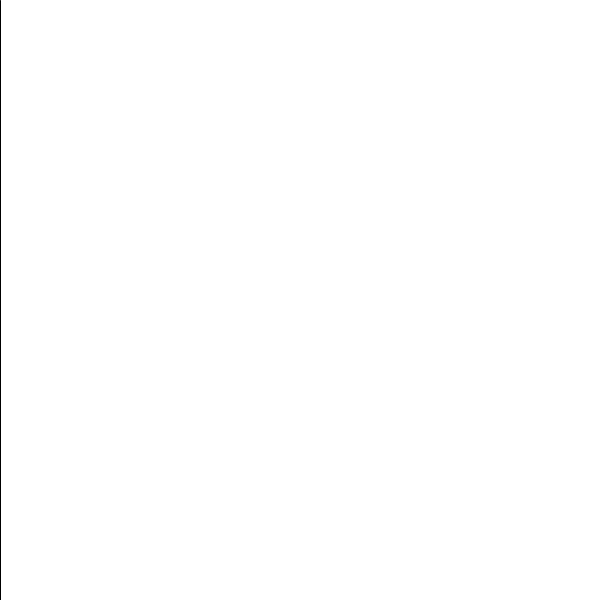
Frame 1 (no input)
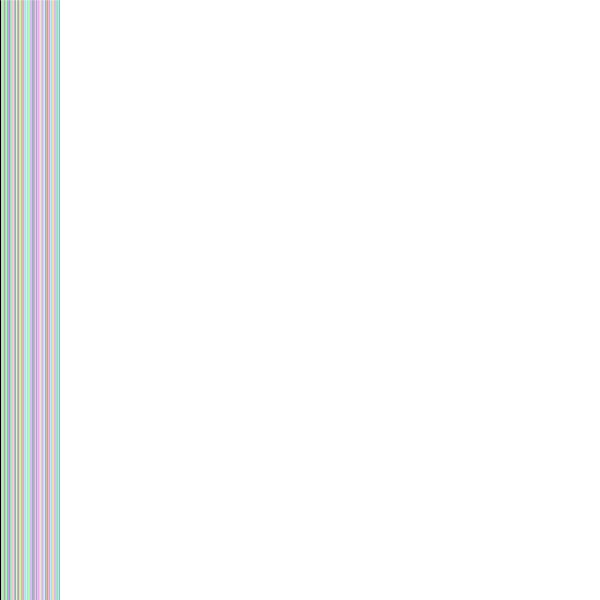
Frame 60 (the mouse pressed at the canvas centre just before this capture)
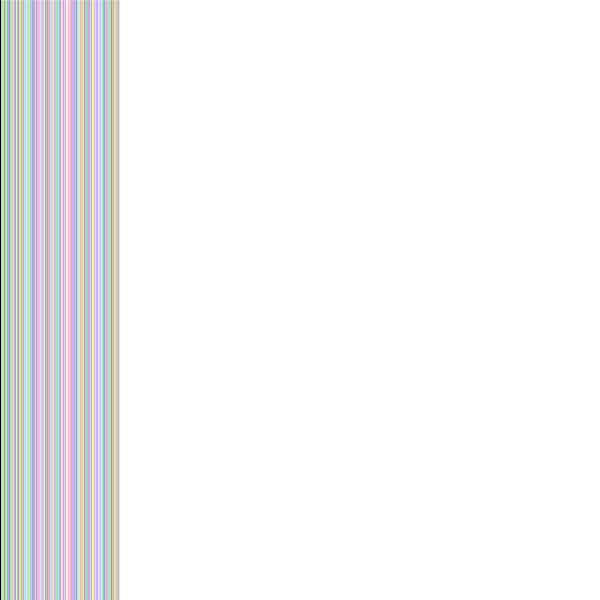
Frame 120 (the mouse held since frame 60 and released just before this capture)

The Processing sketch that drew these frames (run headless with seeded random() and noise(); from frame 60 on, the mouse is pressed at the canvas centre):

// Processing sketch: processing_71511
// ── processing_71511.pde

//Benjamin Z. Computer Programming 1 16/17, User Import
int l=0;
int p=1;
void setup()
{
  background(255);


  smooth();
  size(600, 600);
}
void draw()
{
  qwer();
  if (key == 'q')
  {
    fill(255, 0, 0);
  }
  if (key == 'w')
  {
    fill(0, 255, 0);
  }

  
  if (mouseButton==LEFT)
  {
    ellipse(mouseX, mouseY, 50, 50);
    ellipse(mouseX, 600-mouseY, 50, 50);
  }
 if (mouseButton == RIGHT)
  {
    fill(random(255), random(255), random(255), 35);
    ellipse(mouseX-20, mouseY-20, 40, 40);
    fill(random(255), random(255), random(255), 15);
    ellipse(mouseX+20, mouseY-20, 40, 40);

    fill(random(255), random(255), random(255), 105);
    ellipse(mouseX-20, mouseY+40, 40, 40);
    fill(random(255), random(255), random(255), 55);
    ellipse(mouseX+20, mouseY+40, 40, 40);
  }
}
void qwer()
{
  line(l, 0, l, 600);
  stroke(random(255),random(255),random(255),100);
  l=l+p;
  if (l>600)
  {
    p=p-1;
  }
  if (l==0)
  {
    p=p+1;
  }
}
